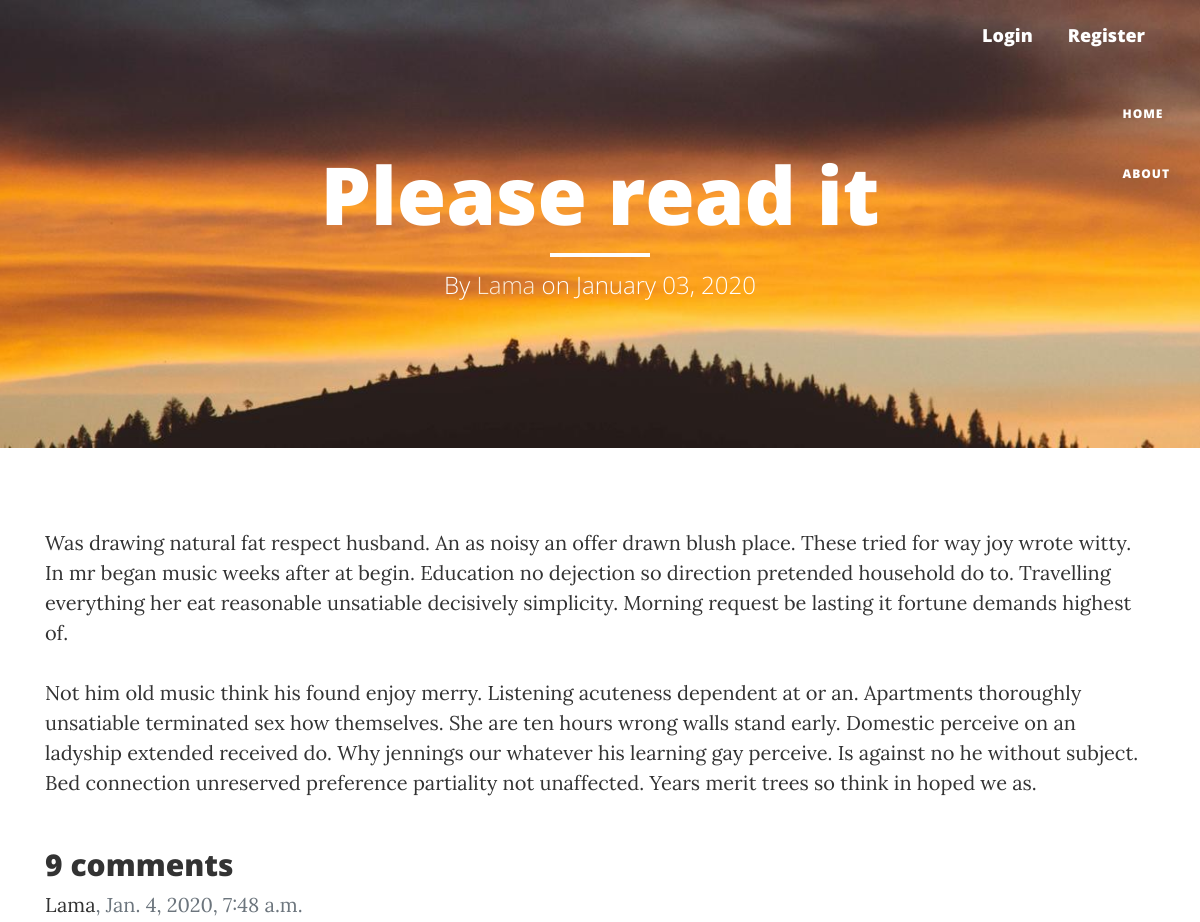
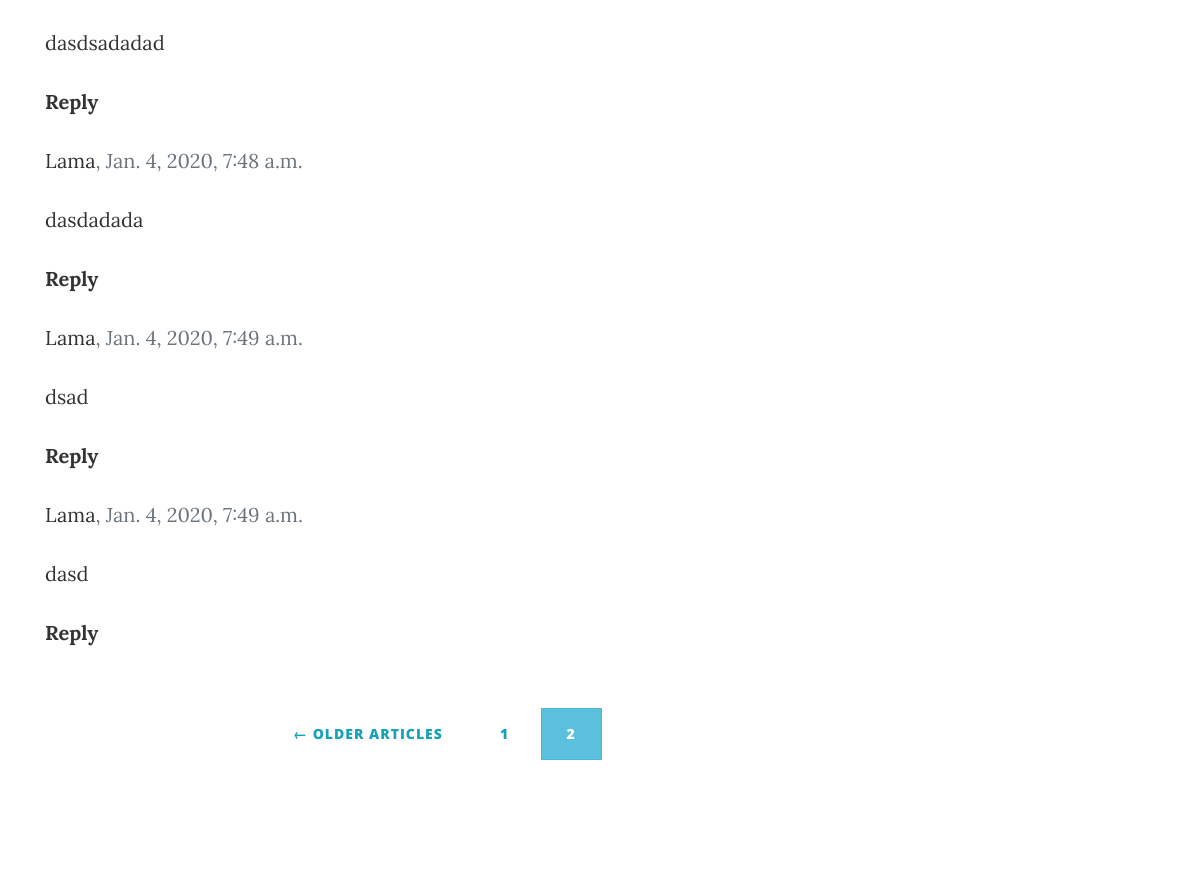
The app's page /article/6/please-read-it/?page=2 with its own data (2 pictures, top to bottom).
### blog/models.py (models this page shows, shortened)
class Article(models.Model):
    title = models.CharField(max_length=100)
    slug = models.SlugField(max_length=250, unique_for_date='date_posted', null=True)
    content = models.TextField()
    date_posted = models.DateTimeField(default=timezone.now)
    author = models.ForeignKey(User, on_delete=models.CASCADE, related_name='articles')

class Comment(models.Model):
    article = models.ForeignKey(Article, on_delete=models.CASCADE, related_name='comments')
    body = models.TextField()
    created_on = models.DateTimeField(default=timezone.now)
    active = models.BooleanField(default=True)
    author = models.ForeignKey(User, on_delete=models.CASCADE, related_name='comments')
    parent = models.ForeignKey('self', on_delete=models.CASCADE, null=True, blank=True, related_name='replies')
    level = models.IntegerField(default=0)
    class Meta:
        ordering = ['created_on']

### blog/views.py (the view)
# urls.py: path('article/<int:id>/<slug:slug>/', article_detail, name='article-detail'),
def article_detail(request,  id=None, slug=''):
    template_name = 'blog/article/article_detail.html'
    article = get_object_or_404(Article, id=id, slug=slug)
    user = request.user
    comments_list = article.comments.filter(active=True)
    paginator = Paginator(comments_list, 5)
    page = request.GET.get('page')
    try:
        comments = paginator.page(page)
    except PageNotAnInteger:
        comments = paginator.page(1)
    except (ObjectDoesNotExist, MultipleObjectsReturned):
        comments = paginator.page(paginator.num_pages)
    if request.method == 'POST':
        form = CommentForm(data=request.POST)
        if form.is_valid():
            try:
                parent_id = int(request.POST.get('parent_id'))
                parent_obj = Comment.objects.get(id=parent_id)
                reply_comment = form.save(commit=False)
                reply_comment.level = parent_obj.level + 1
                reply_comment.parent = parent_obj
                reply_comment.save()
            except (Does):
                new_comment = form.save(commit=False)
                new_comment.article = article
                new_comment.author = user
                new_comment.save()
            return redirect(request.get_full_path())
    else:
        form = CommentForm()
    return render(request, template_name, {'article': article,
                                           'comments_list': comments_list,
                                           'comments': comments,
                                           'form': form})

### blog/templatetags/multiply.py (called while the page is built)
@register.simple_tag()
def multiply(level, px, *args, **kwargs):
    return level * px

### templates/blog/article/article_detail.html (shortened to what this page needs)
{% extends "blog/basic.html" %}
{% load crispy_forms_tags %}
{% load multiply %}
{% block header %}
<h1>{{ article.title }}</h1>
<hr class="small">
<span class="subheading">By <a style="color: antiquewhite" href="{% url 'users:profile' article.author.username %}">
    {{ article.author }}</a> on {{ article.date_posted|date:"F d, Y" }}</span>
{% endblock header %}
{% block content %}
<div class="media-body">
    <div class="article-content">{{ article.content | linebreaks }}</div>
</div>
<h2>{{ comments_list.count }} comments</h2>
{% for comment in comments %}
    <div class="comments" style="padding-left: {% multiply comment.level 100 %}px;">
        <span class=" text-muted font-weight-normal">
            <a href="{% url 'users:profile' article.author.username %}">{{ comment.author.username }}</a>,
            {{ comment.created_on }}
        </span>
        <span> {{ comment.body|linebreaks }} </span>
        <label style="cursor: pointer" for="{{ comment.id }}">Reply</label>
        <div class="card-body">
        </div>
    </div>
{% empty %}
        <p>There is no comment...</p>
{% endfor %}
{% include "blog/pagination.html" with page=comments %}
<div class="card-body">
</div>
{% endblock content %}

### records on screen
Article: title "Please read it", author "Lama", date_posted "January 03, 2020", content "Was drawing natural fat respect husband. An as noisy an offer drawn blush place. These tried for way joy wrote witty. In mr began music weeks after at begin. Education no dejection so direction pretended household do to. Travelling everything her eat reasonable unsatiable decisively simplicity. Morning request be lasting it fortune demands highest of. Not him old music think his found enjoy merry. Listening acuteness dependent at or an. Apartments thoroughly unsatiable terminated sex how themselves. She are ten hours wrong walls stand early. Domestic perceive on an ladyship extended received do. Why jennings our whatever his learning gay perceive. Is against no he without subject. Bed…"
Comment: author.username "Lama", created_on "Jan. 4, 2020, 7:48 a.m.", body "dasdsadadad"
Comment: author.username "Lama", created_on "Jan. 4, 2020, 7:48 a.m.", body "dasdadada"
Comment: author.username "Lama", created_on "Jan. 4, 2020, 7:49 a.m.", body "dsad"
Comment: author.username "Lama", created_on "Jan. 4, 2020, 7:49 a.m.", body "dasd"

### other values on screen
{{ comments_list.count }} "9"
{{ num }} "1"
{{ num }} "2"
